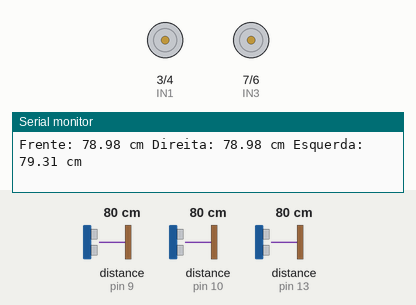
Recording of a sketch running on a simulated Arduino Uno, built with avr-gcc and run on an emulated ATmega328P. Parts: motor-driver pin pairs drawn as motors (green arrow = first pin HIGH = forward, orange = second pin HIGH = backward, longer = more drive, scaled by the enable pin), the last lines printed to the serial monitor. Wiring (inferred from the names in the program): 3 × ultrasonic range finder: trigger pin 8, echo pin 9 / trigger pin 11, echo pin 10 / trigger pin 12, echo pin 13. The test bench sets the inputs (shaded band); at power-on: distance to the obstacle (sensors on pin 9, pin 10, pin 13) 80 cm. The echo pulse lasts 58.3 µs per cm.

Above: at 1.2 s.
1.3 s: distance to the obstacle (sensor on pin 9) set to 34 cm
4.3 s: distance to the obstacle (sensor on pin 9) set to 28 cm
At 5.4 s:
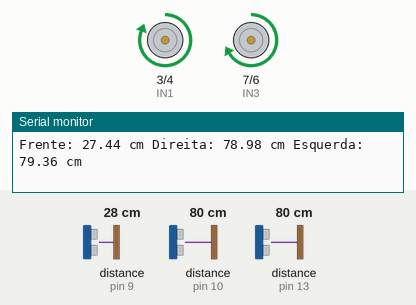
5.9 s: distance to the obstacle (sensor on pin 10) set to 34 cm
8.9 s: distance to the obstacle (sensor on pin 10) set to 27 cm
At 9.2 s:
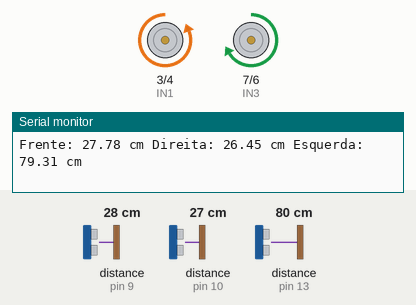
10.4 s: distance to the obstacle (sensor on pin 13) set to 2 cm
13.4 s: distance to the obstacle (sensor on pin 10) set to 120 cm
At 14.6 s:
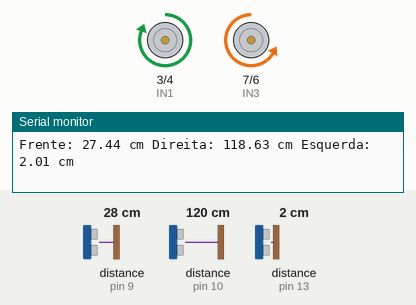
Timing chart, 0 to 16.0 s (numbered marks = the images above; inputs shaded):
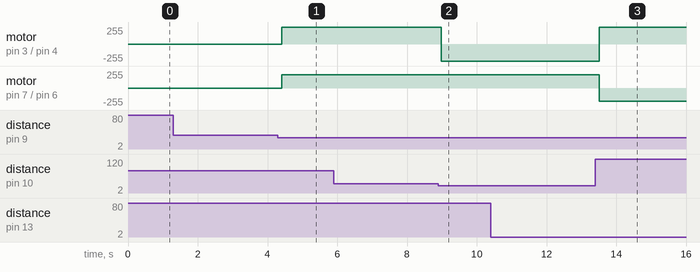

Measured:
- the behaviour switches between 31 and 30 cm on distance to the obstacle (sensor on pin 9) (found by bisection; images 0 and 1)
- the behaviour switches between 31 and 30 cm on distance to the obstacle (sensor on pin 10) (found by bisection; images 1 and 2)
- after the input at 4.3 s, motor on pin 3 (IN1) / pin 4 (IN2): stopped → forward 255/255 after 0.11 s; motor on pin 7 (IN3) / pin 6 (IN4): stopped → forward 200/255 after 0.11 s
- after the input at 8.9 s, motor on pin 3 (IN1) / pin 4 (IN2): forward 255/255 → backward 255/255 after 0.09 s
- after the input at 13.4 s, motor on pin 3 (IN1) / pin 4 (IN2): backward 255/255 → forward 255/255 after 0.11 s; motor on pin 7 (IN3) / pin 6 (IN4): forward 200/255 → backward 200/255 after 0.11 s

The sketch:

V1.1.ino
```cpp
const int IN1 = 3;
const int IN2 = 4;
const int ENA = 2;

const int IN3 = 7;
const int IN4 = 6;
const int ENB = 5;

const int trigFrontal = 8;
const int echoFrontal = 9;

const int trigDireito = 11;
const int echoDireito = 10;

const int trigEsquerdo = 12;
const int echoEsquerdo = 13;

void setup() {
  pinMode(IN1, OUTPUT);
  pinMode(IN2, OUTPUT);
  pinMode(ENA, OUTPUT);
  pinMode(IN3, OUTPUT);
  pinMode(IN4, OUTPUT);
  pinMode(ENB, OUTPUT);

  pinMode(trigFrontal, OUTPUT);
  pinMode(echoFrontal, INPUT);
  pinMode(trigDireito, OUTPUT);
  pinMode(echoDireito, INPUT);
  pinMode(trigEsquerdo, OUTPUT);
  pinMode(echoEsquerdo, INPUT);

  Serial.begin(9600);
}

float medirDistancia(int trigPin, int echoPin) {
  digitalWrite(trigPin, LOW);
  delayMicroseconds(1);
  digitalWrite(trigPin, HIGH);
  delayMicroseconds(5);
  digitalWrite(trigPin, LOW);
  long duracao = pulseIn(echoPin, HIGH, 30000);
  return duracao * 0.034 / 2;
}

void loop() {
  float distanciaFrontal = medirDistancia(trigFrontal, echoFrontal);
  float distanciaDireita = medirDistancia(trigDireito, echoDireito);
  float distanciaEsquerda = medirDistancia(trigEsquerdo, echoEsquerdo);

  Serial.print("Frente: ");
  Serial.print(distanciaFrontal);
  Serial.print(" cm Direita: ");
  Serial.print(distanciaDireita);
  Serial.print(" cm Esquerda: ");
  Serial.print(distanciaEsquerda);
  Serial.println(" cm");

  if (distanciaDireita < 30 && distanciaDireita > 0) {
    digitalWrite(IN1, LOW);
    digitalWrite(IN2, HIGH);
    digitalWrite(IN3, HIGH);
    digitalWrite(IN4, LOW);
    analogWrite(ENA, 200);
    analogWrite(ENB, 200);
  }
  else if (distanciaEsquerda < 30 && distanciaEsquerda > 0) {
    digitalWrite(IN1, HIGH);
    digitalWrite(IN2, LOW);
    digitalWrite(IN3, LOW);
    digitalWrite(IN4, HIGH);
    analogWrite(ENA, 200);
    analogWrite(ENB, 200);
  }
  else if (distanciaFrontal < 30 && distanciaFrontal > 0) {
    digitalWrite(IN1, HIGH);
    digitalWrite(IN2, LOW);
    digitalWrite(IN3, HIGH);
    digitalWrite(IN4, LOW);
    analogWrite(ENA, 200);
    analogWrite(ENB, 200);
  }
  else {
    analogWrite(ENA, 0);
    analogWrite(ENB, 0);
  }
}
```
